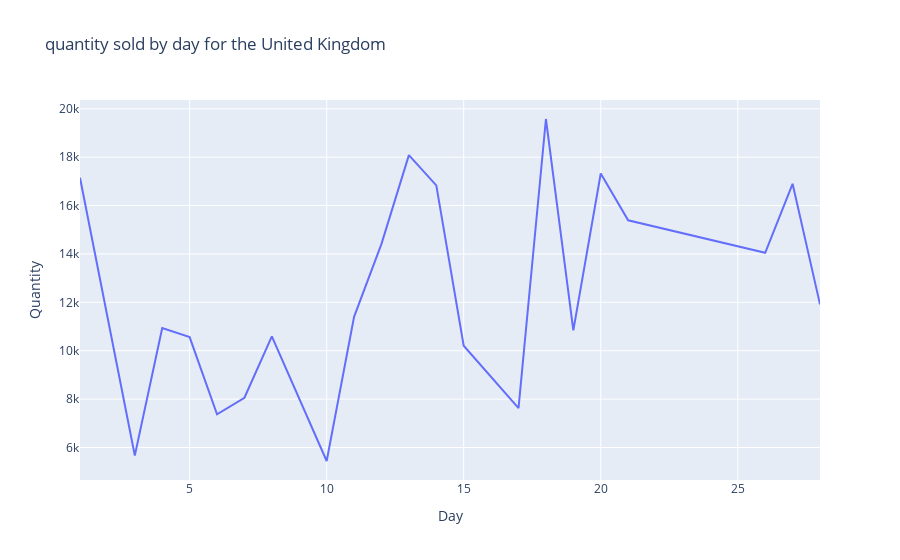
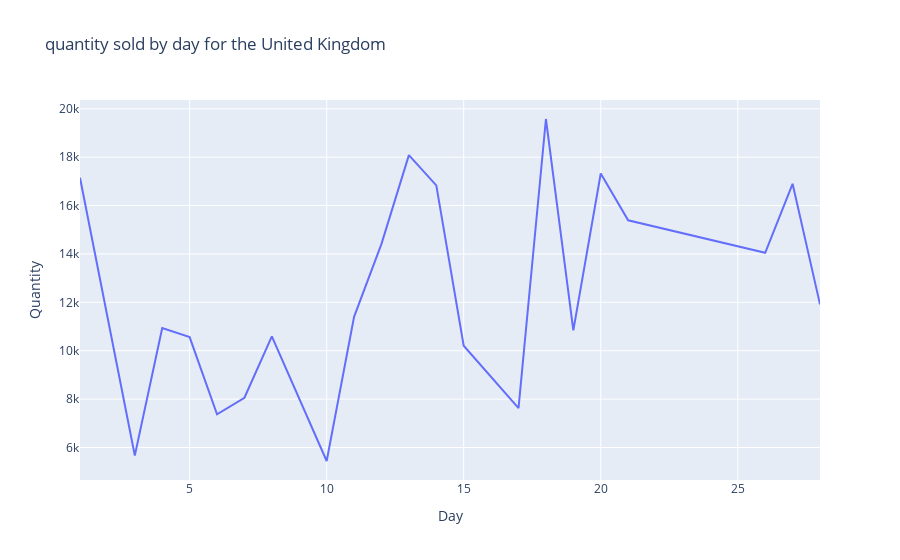

Write notebook code for charts like these, in order.
### Code cell
# Interactive menu
@interact(year=years, 
          month=months)

# Update function
def linechart(year=2011, month=4):
    # Transform the data
    to_plot=uk[(uk['Year']==year)&(uk['Month']==month)]
    to_plot=to_plot[["Quantity","Day"]].groupby("Day",as_index=False).agg('sum')
    
    fig = px.line(to_plot, x="Day", y="Quantity", title="quantity sold by day for the United Kingdom")
    fig.show()

### Figure 1 — Plotly figure (JSON) as saved in the notebook; plotly's stock layout.template omitted (floating-point values rounded to 4 significant figures)
{"data": [{"hovertemplate": "Day=%{x}<br>Quantity=%{y}<extra></extra>", "legendgroup": "", "line": {"color": "#636efa", "dash": "solid"}, "marker": {"symbol": "circle"}, "mode": "lines", "name": "", "orientation": "v", "showlegend": false, "type": "scatter", "x": [1, 3, 4, 5, 6, 7, 8, 10, 11, 12, 13, 14, 15, 17, 18, 19, 20, 21, 26, 27, 28], "xaxis": "x", "y": [17149, 5667, 10937, 10564, 7370, 8055, 10596, 5442, 11401, 14417, 18084, 16835, 10205, 7630, 19578, 10839, 17324, 15392, 14047, 16899, 11915], "yaxis": "y"}], "layout": {"legend": {"tracegroupgap": 0}, "title": {"text": "quantity sold by day for the United Kingdom"}, "xaxis": {"anchor": "y", "domain": [0, 1], "title": {"text": "Day"}}, "yaxis": {"anchor": "x", "domain": [0, 1], "title": {"text": "Quantity"}}}}

### Figure 2 — Plotly figure (JSON) as saved in the notebook; plotly's stock layout.template omitted (floating-point values rounded to 4 significant figures)
{"data": [{"hovertemplate": "Day=%{x}<br>Quantity=%{y}<extra></extra>", "legendgroup": "", "line": {"color": "#636efa", "dash": "solid"}, "marker": {"symbol": "circle"}, "mode": "lines", "name": "", "orientation": "v", "showlegend": false, "type": "scatter", "x": [1, 3, 4, 5, 6, 7, 8, 10, 11, 12, 13, 14, 15, 17, 18, 19, 20, 21, 26, 27, 28], "xaxis": "x", "y": [17149, 5667, 10937, 10564, 7370, 8055, 10596, 5442, 11401, 14417, 18084, 16835, 10205, 7630, 19578, 10839, 17324, 15392, 14047, 16899, 11915], "yaxis": "y"}], "layout": {"legend": {"tracegroupgap": 0}, "title": {"text": "quantity sold by day for the United Kingdom"}, "xaxis": {"anchor": "y", "domain": [0, 1], "title": {"text": "Day"}}, "yaxis": {"anchor": "x", "domain": [0, 1], "title": {"text": "Quantity"}}}}
